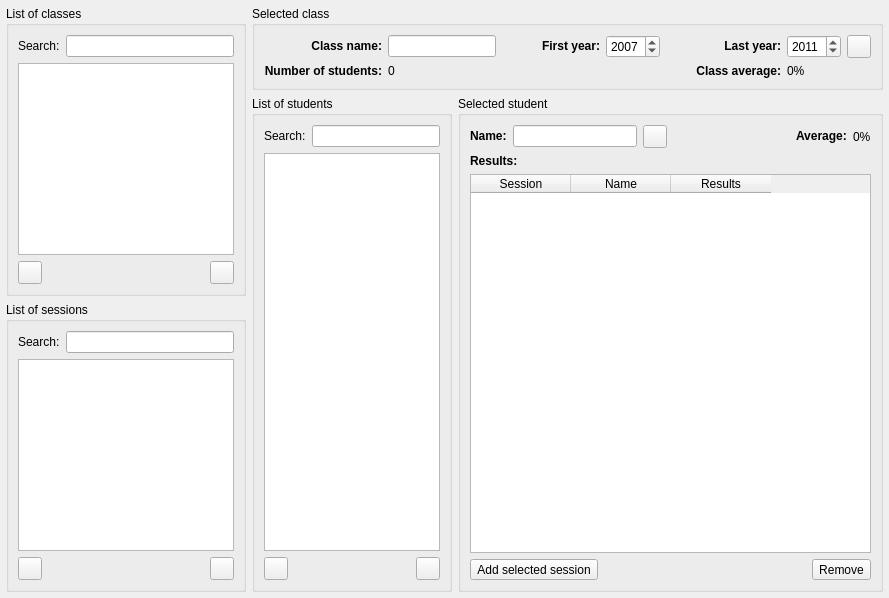
      <widget class="QWidget" name="classesPage">
       <layout class="QGridLayout">
        <property name="margin">
         <number>6</number>
        </property>
        <item row="0" column="0" rowspan="2">
         <widget class="QGroupBox" name="CLLCGroupBox">
          <property name="minimumSize">
           <size>
            <width>240</width>
            <height>0</height>
           </size>
          </property>
          <property name="maximumSize">
           <size>
            <width>240</width>
            <height>16777215</height>
           </size>
          </property>
          <property name="title">
           <string>List of classes</string>
          </property>
          <layout class="QVBoxLayout">
           <item>
            <layout class="QHBoxLayout">
             <item>
              <widget class="QLabel" name="label_search_classes">
               <property name="text">
                <string>Search:</string>
               </property>
              </widget>
             </item>
             <item>
              <widget class="ExtendedLineEdit" name="CLLCSearchLineEdit">
               <property name="statusTip">
                <string>Type a keyword to filter the list below</string>
               </property>
              </widget>
             </item>
            </layout>
           </item>
           <item>
            <widget class="MTListWidget" name="CLLCListWidget">
             <property name="statusTip">
              <string>Double click a class to view</string>
             </property>
            </widget>
           </item>
           <item>
            <layout class="QHBoxLayout">
             <item>
              <widget class="MTToolButton" name="tbtnAdd_class">
               <property name="iconSize">
                <size>
                 <width>16</width>
                 <height>16</height>
                </size>
               </property>
               <property name="toolButtonStyle">
                <enum>Qt::ToolButtonTextBesideIcon</enum>
               </property>
              </widget>
             </item>
             <item>
              <spacer>
               <property name="orientation">
                <enum>Qt::Horizontal</enum>
               </property>
               <property name="sizeHint" stdset="0">
                <size>
                 <width>40</width>
                 <height>20</height>
                </size>
               </property>
              </spacer>
             </item>
             <item>
              <widget class="MTToolButton" name="tbtnDelete_class">
               <property name="iconSize">
                <size>
                 <width>16</width>
                 <height>16</height>
                </size>
               </property>
               <property name="toolButtonStyle">
                <enum>Qt::ToolButtonTextBesideIcon</enum>
               </property>
              </widget>
             </item>
            </layout>
           </item>
          </layout>
         </widget>
        </item>
        <item row="0" column="1" colspan="2">
         <widget class="QGroupBox" name="CLSCGroupBox">
          <property name="sizePolicy">
           <sizepolicy hsizetype="Expanding" vsizetype="Maximum">
            <horstretch>0</horstretch>
            <verstretch>0</verstretch>
           </sizepolicy>
          </property>
          <property name="title">
           <string>Selected class</string>
          </property>
          <layout class="QGridLayout">
           <item row="0" column="0">
            <widget class="QLabel" name="CLSCNameLabel">
             <property name="text">
              <string>&lt;b&gt;Class name:&lt;/b&gt;</string>
             </property>
             <property name="alignment">
              <set>Qt::AlignRight|Qt::AlignTrailing|Qt::AlignVCenter</set>
             </property>
            </widget>
           </item>
           <item row="0" column="1">
            <widget class="QLineEdit" name="CLSCNameLineEdit">
             <property name="statusTip">
              <string>Name of the selected class (if you change this name, do not forget to click the Apply button on the right)</string>
             </property>
            </widget>
           </item>
           <item row="0" column="3">
            <widget class="QLabel" name="CLSCFirstYearLabel">
             <property name="text">
              <string>&lt;b&gt;First year:&lt;/b&gt;</string>
             </property>
             <property name="alignment">
              <set>Qt::AlignRight|Qt::AlignTrailing|Qt::AlignVCenter</set>
             </property>
            </widget>
           </item>
           <item row="0" column="4">
            <widget class="MTSpinBox" name="CLSCFirstYearSpinBox">
             <property name="statusTip">
              <string>The first year of the selected class (if you change this year, do not forget to click the Apply button on the right)</string>
             </property>
             <property name="minimum">
              <number>1900</number>
             </property>
             <property name="maximum">
              <number>3000</number>
             </property>
             <property name="value">
              <number>2007</number>
             </property>
            </widget>
           </item>
           <item row="0" column="6">
            <widget class="QLabel" name="CLSCLastYearLabel">
             <property name="text">
              <string>&lt;b&gt;Last year:&lt;/b&gt;</string>
             </property>
             <property name="alignment">
              <set>Qt::AlignRight|Qt::AlignTrailing|Qt::AlignVCenter</set>
             </property>
            </widget>
           </item>
           <item row="0" column="7">
            <widget class="MTSpinBox" name="CLSCLastYearSpinBox">
             <property name="statusTip">
              <string>The last year of the selected class (if you change this year, do not forget to click the Apply button on the right)</string>
             </property>
             <property name="minimum">
              <number>1900</number>
             </property>
             <property name="maximum">
              <number>3000</number>
             </property>
             <property name="value">
              <number>2011</number>
             </property>
            </widget>
           </item>
           <item row="0" column="2">
            <spacer>
             <property name="orientation">
              <enum>Qt::Horizontal</enum>
             </property>
             <property name="sizeHint" stdset="0">
              <size>
               <width>40</width>
               <height>20</height>
              </size>
             </property>
            </spacer>
           </item>
           <item row="0" column="5">
            <spacer>
             <property name="orientation">
              <enum>Qt::Horizontal</enum>
             </property>
             <property name="sizeType">
              <enum>QSizePolicy::Fixed</enum>
             </property>
             <property name="sizeHint" stdset="0">
              <size>
               <width>30</width>
               <height>20</height>
              </size>
             </property>
            </spacer>
           </item>
           <item row="1" column="0">
            <widget class="QLabel" name="CLSCNumStudentsTextLabel">
             <property name="text">
              <string>&lt;b&gt;Number of students:&lt;/b&gt;</string>
             </property>
             <property name="alignment">
              <set>Qt::AlignRight|Qt::AlignTrailing|Qt::AlignVCenter</set>
             </property>
            </widget>
           </item>
           <item row="1" column="1">
            <widget class="QLabel" name="CLSCNumStudentsLabel">
             <property name="statusTip">
              <string>Number of students in the selected class</string>
             </property>
             <property name="text">
              <string>0</string>
             </property>
            </widget>
           </item>
           <item row="1" column="6">
            <widget class="QLabel" name="CLSCAverageTextLabel">
             <property name="text">
              <string>&lt;b&gt;Class average:&lt;/b&gt;</string>
             </property>
             <property name="alignment">
              <set>Qt::AlignRight|Qt::AlignTrailing|Qt::AlignVCenter</set>
             </property>
            </widget>
           </item>
           <item row="1" column="7">
            <widget class="QLabel" name="CLSCAverageLabel">
             <property name="text">
              <string>0%</string>
             </property>
            </widget>
           </item>
           <item row="0" column="8">
            <widget class="QToolButton" name="tbtnApplyClassChanges">
             <property name="statusTip">
              <string>Apply changes</string>
             </property>
             <property name="icon">
              <iconset resource="resources.qrc">
               <normaloff>:/images/images/button_ok.png</normaloff>:/images/images/button_ok.png</iconset>
             </property>
             <property name="iconSize">
              <size>
               <width>16</width>
               <height>16</height>
              </size>
             </property>
            </widget>
           </item>
          </layout>
         </widget>
        </item>
        <item row="1" column="1" rowspan="2">
         <widget class="QGroupBox" name="CLLSGroupBox">
          <property name="minimumSize">
           <size>
            <width>200</width>
            <height>0</height>
           </size>
          </property>
          <property name="maximumSize">
           <size>
            <width>200</width>
            <height>16777215</height>
           </size>
          </property>
          <property name="title">
           <string>List of students</string>
          </property>
          <layout class="QVBoxLayout">
           <item>
            <layout class="QHBoxLayout">
             <item>
              <widget class="QLabel" name="label_search_class_students">
               <property name="text">
                <string>Search:</string>
               </property>
              </widget>
             </item>
             <item>
              <widget class="ExtendedLineEdit" name="CLLSSearchLineEdit">
               <property name="statusTip">
                <string>Type a keyword to filter the list below</string>
               </property>
              </widget>
             </item>
            </layout>
           </item>
           <item>
            <widget class="MTListWidget" name="CLLSListWidget">
             <property name="statusTip">
              <string>Select a student to get more information</string>
             </property>
            </widget>
           </item>
           <item>
            <layout class="QHBoxLayout">
             <item>
              <widget class="MTToolButton" name="tbtnAdd_student">
               <property name="iconSize">
                <size>
                 <width>16</width>
                 <height>16</height>
                </size>
               </property>
               <property name="toolButtonStyle">
                <enum>Qt::ToolButtonTextBesideIcon</enum>
               </property>
              </widget>
             </item>
             <item>
              <spacer>
               <property name="orientation">
                <enum>Qt::Horizontal</enum>
               </property>
               <property name="sizeHint" stdset="0">
                <size>
                 <width>40</width>
                 <height>20</height>
                </size>
               </property>
              </spacer>
             </item>
             <item>
              <widget class="MTToolButton" name="tbtnDelete_student">
               <property name="iconSize">
                <size>
                 <width>16</width>
                 <height>16</height>
                </size>
               </property>
               <property name="toolButtonStyle">
                <enum>Qt::ToolButtonTextBesideIcon</enum>
               </property>
              </widget>
             </item>
            </layout>
           </item>
          </layout>
         </widget>
        </item>
        <item row="1" column="2" rowspan="2">
         <widget class="QGroupBox" name="CLSSGroupBox">
          <property name="sizePolicy">
           <sizepolicy hsizetype="Expanding" vsizetype="Expanding">
            <horstretch>0</horstretch>
            <verstretch>0</verstretch>
           </sizepolicy>
          </property>
          <property name="title">
           <string>Selected student</string>
          </property>
          <layout class="QVBoxLayout">
           <item>
            <layout class="QHBoxLayout">
             <item>
              <widget class="QLabel" name="CLSSNameLabel">
               <property name="text">
                <string>&lt;b&gt;Name:&lt;/b&gt;</string>
               </property>
               <property name="textFormat">
                <enum>Qt::RichText</enum>
               </property>
              </widget>
             </item>
             <item>
              <widget class="QLineEdit" name="CLSSNameLineEdit">
               <property name="statusTip">
                <string>Name of the selected student (if you change this name, do not forget to click the Apply button on the right)</string>
               </property>
              </widget>
             </item>
             <item>
              <widget class="QToolButton" name="tbtnSaveMemberName">
               <property name="statusTip">
                <string>Apply changes</string>
               </property>
               <property name="icon">
                <iconset resource="resources.qrc">
                 <normaloff>:/images/images/button_ok.png</normaloff>:/images/images/button_ok.png</iconset>
               </property>
               <property name="iconSize">
                <size>
                 <width>16</width>
                 <height>16</height>
                </size>
               </property>
              </widget>
             </item>
             <item>
              <spacer>
               <property name="orientation">
                <enum>Qt::Horizontal</enum>
               </property>
               <property name="sizeHint" stdset="0">
                <size>
                 <width>40</width>
                 <height>20</height>
                </size>
               </property>
              </spacer>
             </item>
             <item>
              <widget class="QLabel" name="CLSSAverageTextLabel">
               <property name="text">
                <string>&lt;b&gt;Average:&lt;/b&gt;</string>
               </property>
               <property name="textFormat">
                <enum>Qt::RichText</enum>
               </property>
              </widget>
             </item>
             <item>
              <widget class="QLabel" name="CLSSAverageLabel">
               <property name="statusTip">
                <string>The selected student's average</string>
               </property>
               <property name="text">
                <string>0%</string>
               </property>
              </widget>
             </item>
            </layout>
           </item>
           <item>
            <widget class="QLabel" name="CLSSResultsLabel">
             <property name="text">
              <string>&lt;b&gt;Results:&lt;/b&gt;</string>
             </property>
             <property name="textFormat">
              <enum>Qt::RichText</enum>
             </property>
            </widget>
           </item>
           <item>
            <widget class="MTTableWidget" name="CLSSResultsTableWidget">
             <property name="statusTip">
              <string>List of results of the selected student</string>
             </property>
             <column>
              <property name="text">
               <string>Session</string>
              </property>
             </column>
             <column>
              <property name="text">
               <string>Name</string>
              </property>
             </column>
             <column>
              <property name="text">
               <string>Results</string>
              </property>
             </column>
            </widget>
           </item>
           <item>
            <layout class="QHBoxLayout">
             <item>
              <widget class="QToolButton" name="tbtnAddSession">
               <property name="statusTip">
                <string>Add the selected session from the list of sessions on the left to the list of results above</string>
               </property>
               <property name="text">
                <string>Add selected session</string>
               </property>
               <property name="icon">
                <iconset resource="resources.qrc">
                 <normaloff>:/images/images/savedsession-add32.png</normaloff>:/images/images/savedsession-add32.png</iconset>
               </property>
               <property name="iconSize">
                <size>
                 <width>16</width>
                 <height>16</height>
                </size>
               </property>
               <property name="toolButtonStyle">
                <enum>Qt::ToolButtonTextBesideIcon</enum>
               </property>
              </widget>
             </item>
             <item>
              <spacer>
               <property name="orientation">
                <enum>Qt::Horizontal</enum>
               </property>
               <property name="sizeHint" stdset="0">
                <size>
                 <width>201</width>
                 <height>20</height>
                </size>
               </property>
              </spacer>
             </item>
             <item>
              <widget class="QToolButton" name="tbtnRemoveSession">
               <property name="statusTip">
                <string>Remove the selected session from the list of results</string>
               </property>
               <property name="text">
                <string>Remove</string>
               </property>
               <property name="icon">
                <iconset resource="resources.qrc">
                 <normaloff>:/images/images/savedsession-remove32.png</normaloff>:/images/images/savedsession-remove32.png</iconset>
               </property>
               <property name="iconSize">
                <size>
                 <width>16</width>
                 <height>16</height>
                </size>
               </property>
               <property name="toolButtonStyle">
                <enum>Qt::ToolButtonTextBesideIcon</enum>
               </property>
              </widget>
             </item>
            </layout>
           </item>
          </layout>
         </widget>
        </item>
        <item row="2" column="0">
         <widget class="QGroupBox" name="CLLSSGroupBox">
          <property name="minimumSize">
           <size>
            <width>240</width>
            <height>0</height>
           </size>
          </property>
          <property name="maximumSize">
           <size>
            <width>240</width>
            <height>16777215</height>
           </size>
          </property>
          <property name="title">
           <string>List of sessions</string>
          </property>
          <layout class="QVBoxLayout">
           <item>
            <layout class="QHBoxLayout">
             <item>
              <widget class="QLabel" name="label_search_class_sessions">
               <property name="text">
                <string>Search:</string>
               </property>
              </widget>
             </item>
             <item>
              <widget class="ExtendedLineEdit" name="CLLSSSearchLineEdit">
               <property name="statusTip">
                <string>Type a keyword to filter the list below</string>
               </property>
              </widget>
             </item>
            </layout>
           </item>
           <item>
            <widget class="MTListWidget" name="CLLSSListWidget">
             <property name="statusTip">
              <string>Double click a session to view</string>
             </property>
            </widget>
           </item>
           <item>
            <layout class="QHBoxLayout">
             <item>
              <widget class="MTToolButton" name="tbtnAdd_session">
               <property name="iconSize">
                <size>
                 <width>16</width>
                 <height>16</height>
                </size>
               </property>
               <property name="toolButtonStyle">
                <enum>Qt::ToolButtonTextBesideIcon</enum>
               </property>
              </widget>
             </item>
             <item>
              <spacer>
               <property name="orientation">
                <enum>Qt::Horizontal</enum>
               </property>
               <property name="sizeHint" stdset="0">
                <size>
                 <width>40</width>
                 <height>20</height>
                </size>
               </property>
              </spacer>
             </item>
             <item>
              <widget class="MTToolButton" name="tbtnDelete_session">
               <property name="iconSize">
                <size>
                 <width>16</width>
                 <height>16</height>
                </size>
               </property>
               <property name="toolButtonStyle">
                <enum>Qt::ToolButtonTextBesideIcon</enum>
               </property>
              </widget>
             </item>
            </layout>
           </item>
          </layout>
         </widget>
        </item>
       </layout>
      </widget>
